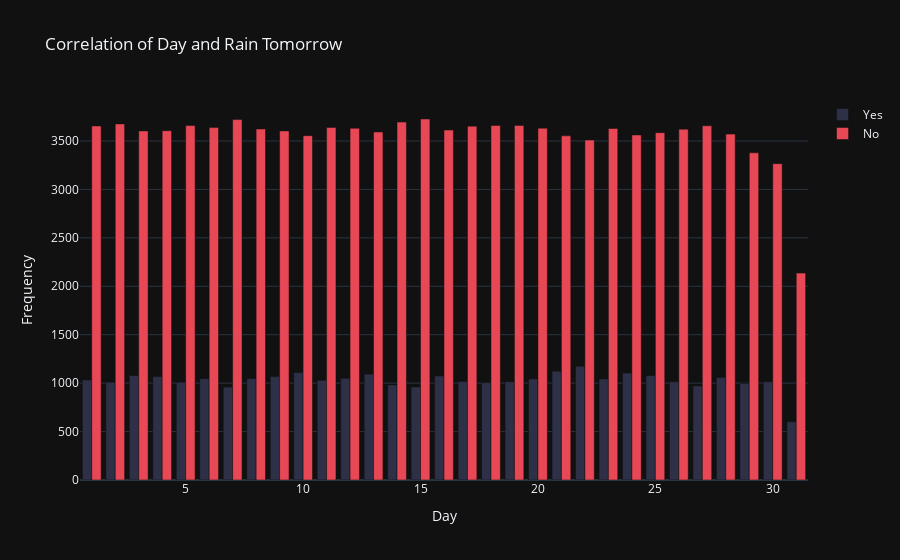

The code cell stored with this chart in its notebook:
### Code cell
day = df_pred['Day']
year_rain_ds['day'] = day
day_rain_ds = year_rain_ds.drop('year', axis=1)
day_yes = day_rain_ds[day_rain_ds['rain_tommorow'] == 'Yes']
day_no = day_rain_ds[day_rain_ds['rain_tommorow'] == 'No']

fig = go.Figure()
fig.add_trace(go.Bar(x=day_yes['day'].value_counts().keys(), 
                     y=day_yes['day'].value_counts(), 
                     name='Yes', marker=dict(color='#2D3047')))
fig.add_trace(go.Bar(x=day_no['day'].value_counts().keys(), 
                     y=day_no['day'].value_counts(), 
                     name='No', marker=dict(color='#E84855')))
fig.update_layout(title="Correlation of Day and Rain Tomorrow", template = "plotly_dark", xaxis=dict(
    title="Day"
), yaxis=dict(
    title='Frequency'
))

### Figure 1 — Plotly figure (JSON) as saved in the notebook; plotly's stock layout.template omitted (floating-point values rounded to 4 significant figures)
{"data": [{"marker": {"color": "#2D3047"}, "name": "Yes", "type": "bar", "x": [22, 21, 10, 24, 13, 25, 3, 16, 9, 4, 28, 12, 8, 6, 23, 20, 1, 11, 17, 19, 26, 30, 2, 5, 18, 29, 14, 27, 15, 7, 31], "y": [1174, 1124, 1109, 1104, 1093, 1079, 1079, 1074, 1068, 1068, 1059, 1051, 1047, 1046, 1043, 1043, 1033, 1029, 1018, 1015, 1015, 1014, 1010, 1008, 1005, 996, 982, 970, 961, 959, 601]}, {"marker": {"color": "#E84855"}, "name": "No", "type": "bar", "x": [15, 7, 14, 2, 19, 18, 5, 27, 1, 17, 11, 6, 20, 12, 23, 8, 26, 16, 4, 9, 3, 13, 25, 28, 24, 10, 21, 22, 29, 30, 31], "y": [3727, 3721, 3695, 3676, 3661, 3660, 3659, 3657, 3655, 3653, 3639, 3638, 3632, 3631, 3629, 3624, 3622, 3613, 3606, 3604, 3604, 3593, 3586, 3571, 3562, 3555, 3553, 3510, 3378, 3266, 2136]}], "layout": {"title": {"text": "Correlation of Day and Rain Tomorrow"}, "xaxis": {"title": {"text": "Day"}}, "yaxis": {"title": {"text": "Frequency"}}}}
